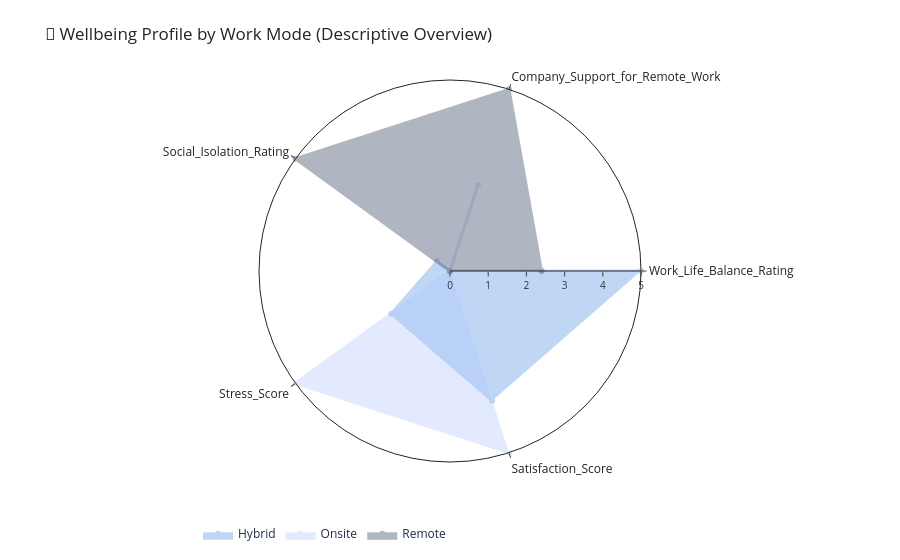

Source (notebook cell):
### Markdown cell above
### Q5. Radar chart for user to discover by themself

### Code cell
import plotly.graph_objects as go
import pandas as pd
from sklearn.preprocessing import MinMaxScaler

# --- Map & prepare ---
df_radar = df.copy()
stress_map = {"Low": 3, "Medium": 2, "High": 1}
satisfaction_map = {"Unsatisfied": 1, "Neutral": 2, "Satisfied": 3}
df_radar["Stress_Score"] = df_radar["Stress_Level"].map(stress_map)
df_radar["Satisfaction_Score"] = df_radar["Satisfaction_with_Remote_Work"].map(satisfaction_map)
df_radar["Social_Isolation_Rating"] = 6 - df_radar["Social_Isolation_Rating"]

data = df_radar.groupby("Work_Location")[[
    "Work_Life_Balance_Rating",
    "Company_Support_for_Remote_Work",
    "Social_Isolation_Rating",
    "Stress_Score",
    "Satisfaction_Score"
]].mean()

# --- Normalize 0–5 range for better visual contrast ---
scaler = MinMaxScaler(feature_range=(0,5))
data_scaled = pd.DataFrame(scaler.fit_transform(data), index=data.index, columns=data.columns)

# --- Brand colors ---
colors = {
    "Remote": "#1E2E4F",     # dark blue (brand core)
    "Hybrid": "#4A90E2",     # nordic blue
    "Onsite": "#B0C4FF"      # soft ice blue
}

# --- Plotly radar chart ---
fig = go.Figure()

for loc in data_scaled.index:
    fig.add_trace(go.Scatterpolar(
        r=data_scaled.loc[loc].values,
        theta=data_scaled.columns,
        fill='toself',
        name=loc,
        line=dict(color=colors[loc], width=3),
        fillcolor=colors[loc],
        opacity=0.35,
        mode='lines+markers'
    ))

fig.update_layout(
    title="💙 Wellbeing Profile by Work Mode (Descriptive Overview)",
    polar=dict(
        radialaxis=dict(
            visible=True,
            range=[0,5],
            tickfont=dict(size=10, color="#333"),
            gridcolor="rgba(0,0,0,0.1)"
        ),
        bgcolor="white"
    ),
    legend=dict(
        orientation="h",
        y=-0.15,
        x=0.2,
        font=dict(size=12, color="#1E2E4F")
    ),
    template="simple_white",
    margin=dict(l=30, r=30, t=80, b=60)
)

fig.show()

### Figure 1 — Plotly figure (JSON) as saved in the notebook; plotly's stock layout.template omitted (floating-point values rounded to 4 significant figures)
{"data": [{"fill": "toself", "fillcolor": "#4A90E2", "line": {"color": "#4A90E2", "width": 3}, "mode": "lines+markers", "name": "Hybrid", "opacity": 0.35, "r": [5, 0, 0.4226, 1.899, 3.569], "theta": ["Work_Life_Balance_Rating", "Company_Support_for_Remote_Work", "Social_Isolation_Rating", "Stress_Score", "Satisfaction_Score"], "type": "scatterpolar"}, {"fill": "toself", "fillcolor": "#B0C4FF", "line": {"color": "#B0C4FF", "width": 3}, "mode": "lines+markers", "name": "Onsite", "opacity": 0.35, "r": [0, 2.37, 0, 5, 5], "theta": ["Work_Life_Balance_Rating", "Company_Support_for_Remote_Work", "Social_Isolation_Rating", "Stress_Score", "Satisfaction_Score"], "type": "scatterpolar"}, {"fill": "toself", "fillcolor": "#1E2E4F", "line": {"color": "#1E2E4F", "width": 3}, "mode": "lines+markers", "name": "Remote", "opacity": 0.35, "r": [2.396, 5, 5, 0, 0], "theta": ["Work_Life_Balance_Rating", "Company_Support_for_Remote_Work", "Social_Isolation_Rating", "Stress_Score", "Satisfaction_Score"], "type": "scatterpolar"}], "layout": {"legend": {"font": {"color": "#1E2E4F", "size": 12}, "orientation": "h", "x": 0.2, "y": -0.15}, "margin": {"b": 60, "l": 30, "r": 30, "t": 80}, "polar": {"bgcolor": "white", "radialaxis": {"gridcolor": "rgba(0,0,0,0.1)", "range": [0, 5], "tickfont": {"color": "#333", "size": 10}, "visible": true}}, "title": {"text": "💙 Wellbeing Profile by Work Mode (Descriptive Overview)"}}}
